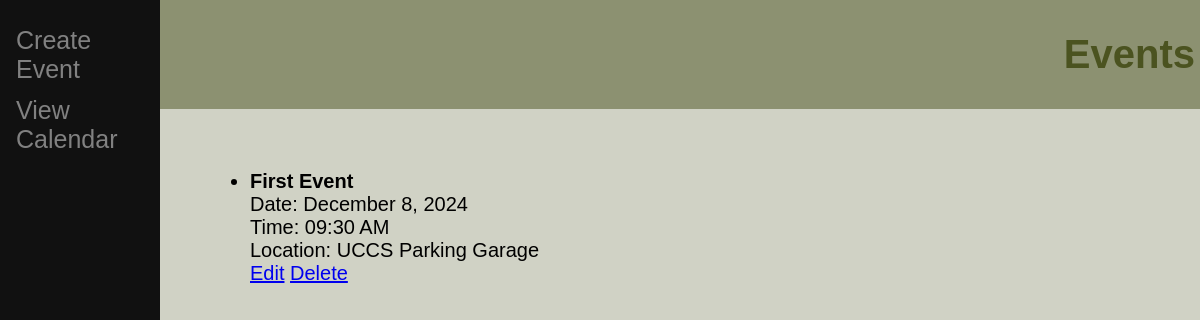
Page /events/ (signed in) on the earlier database version.
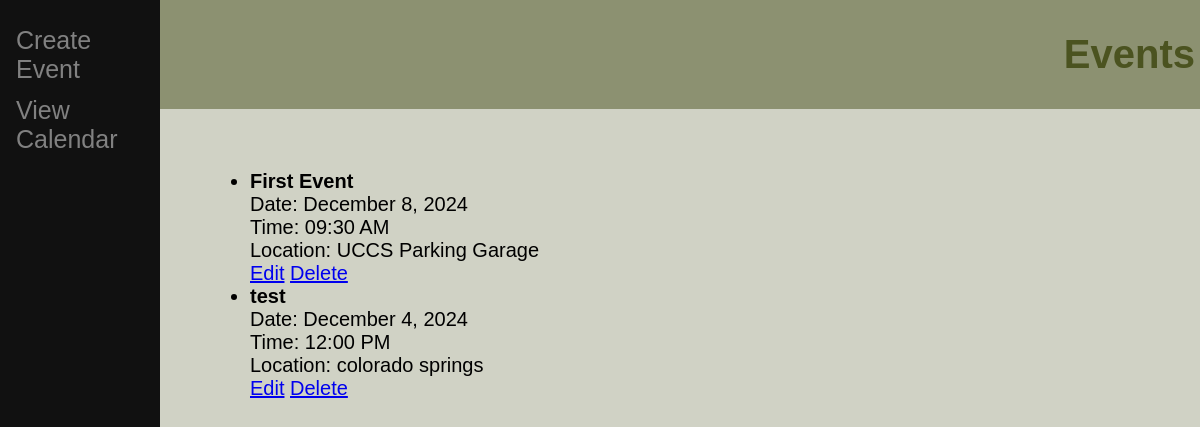
Same page on the later database version.
### events/models.py (models this page shows, shortened)
class Event(models.Model):
    title = models.CharField(max_length=200)
    description = models.TextField()
    date = models.DateField()
    time = models.TimeField(default=time(12,0))
    location = models.CharField(max_length=200)
    created_by = models.ForeignKey(User, on_delete=models.CASCADE, null=True, blank=True)

### events/views.py (the view)
# urls.py: path('', event_list, name='event_list'),
@login_required
def event_list(request):
    events = Event.objects.all()
    return render(request, 'events/event_list.html', {'events': events})

### events/templates/events/event_list.html (shortened to what this page needs)
<!DOCTYPE html>
<html lang="en">
<head>
</head>
<body>
    <header>
        <h1><strong>Events</strong></h1>
    </header>
    <div class="sidenav">
        <a href="{% url 'create_event' %}">Create Event</a>
        <a href="{% url 'calendar' %}">View Calendar</a>
    </div>
    <div class="main">
        <ul>
            {% for event in events %}
                <li>
                    <strong>{{ event.title }}</strong><br>
                    Date: {{ event.date|date:"F j, Y" }}<br>
                    Time: {{ event.time|time:"h:i A" }}<br>
                    Location: {{ event.location|default:"N/A" }}<br>
                    <a href="{% url 'edit_event' event.id %}">Edit</a>
                    <a href="{% url 'delete_event' event.id %}">Delete</a>
                </li>
            {% empty %}
                <li>No events available.</li>
            {% endfor %}
        </ul>
    </div>
</body>
</html>

Differences in the rows shown:
added Event: title "test", date "December 4, 2024", time "12:00 PM", location "colorado springs"
